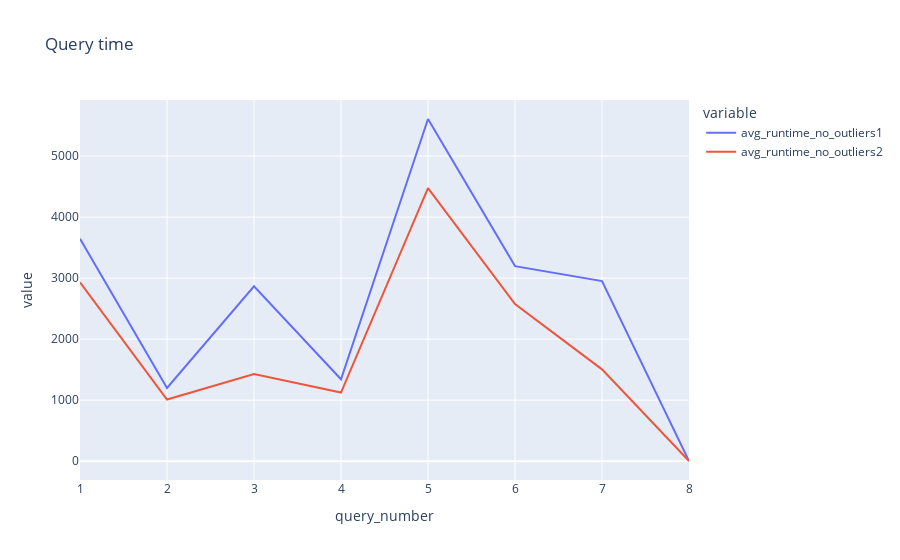

The cell this chart's notebook holds for it:
### Code cell
# Plot the results
fig = px.line(df, x="query_number", y=cols_to_plot, title='Query time')
fig.show()

### Figure 1 — Plotly figure (JSON) as saved in the notebook; plotly's stock layout.template omitted (floating-point values rounded to 4 significant figures)
{"data": [{"hovertemplate": "variable=avg_runtime_no_outliers1<br>query_number=%{x}<br>value=%{y}<extra></extra>", "legendgroup": "avg_runtime_no_outliers1", "line": {"color": "#636efa", "dash": "solid"}, "marker": {"symbol": "circle"}, "mode": "lines", "name": "avg_runtime_no_outliers1", "orientation": "v", "showlegend": true, "type": "scatter", "x": [1, 2, 3, 4, 5, 6, 7, 8], "xaxis": "x", "y": [3646.0, 1199.0, 2867.0, 1342, 5608.0, 3196.0, 2951.0, 3], "yaxis": "y"}, {"hovertemplate": "variable=avg_runtime_no_outliers2<br>query_number=%{x}<br>value=%{y}<extra></extra>", "legendgroup": "avg_runtime_no_outliers2", "line": {"color": "#EF553B", "dash": "solid"}, "marker": {"symbol": "circle"}, "mode": "lines", "name": "avg_runtime_no_outliers2", "orientation": "v", "showlegend": true, "type": "scatter", "x": [1, 2, 3, 4, 5, 6, 7, 8], "xaxis": "x", "y": [2929.0, 1010.0, 1427, 1125.0, 4476.0, 2574.0, 1505.0, 3.625], "yaxis": "y"}], "layout": {"legend": {"title": {"text": "variable"}, "tracegroupgap": 0}, "title": {"text": "Query time"}, "xaxis": {"anchor": "y", "domain": [0, 1], "title": {"text": "query_number"}}, "yaxis": {"anchor": "x", "domain": [0, 1], "title": {"text": "value"}}}}
